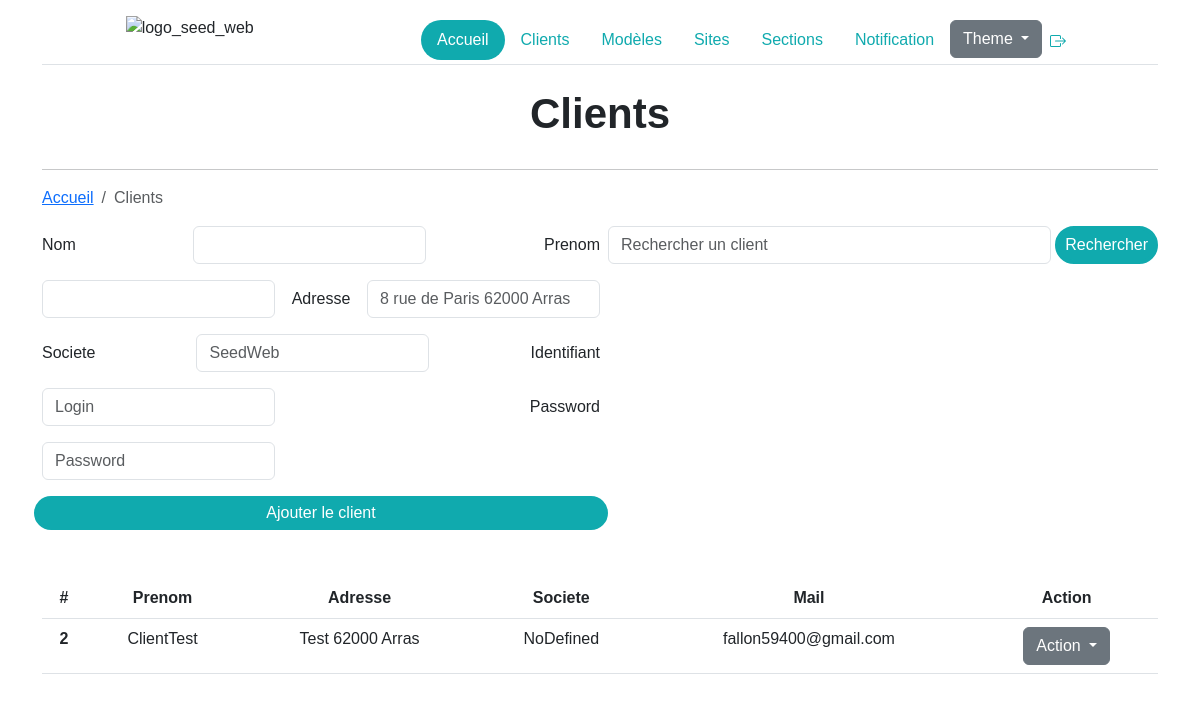
/clients/index.php (signed in), run on an earlier commit of the app's database.
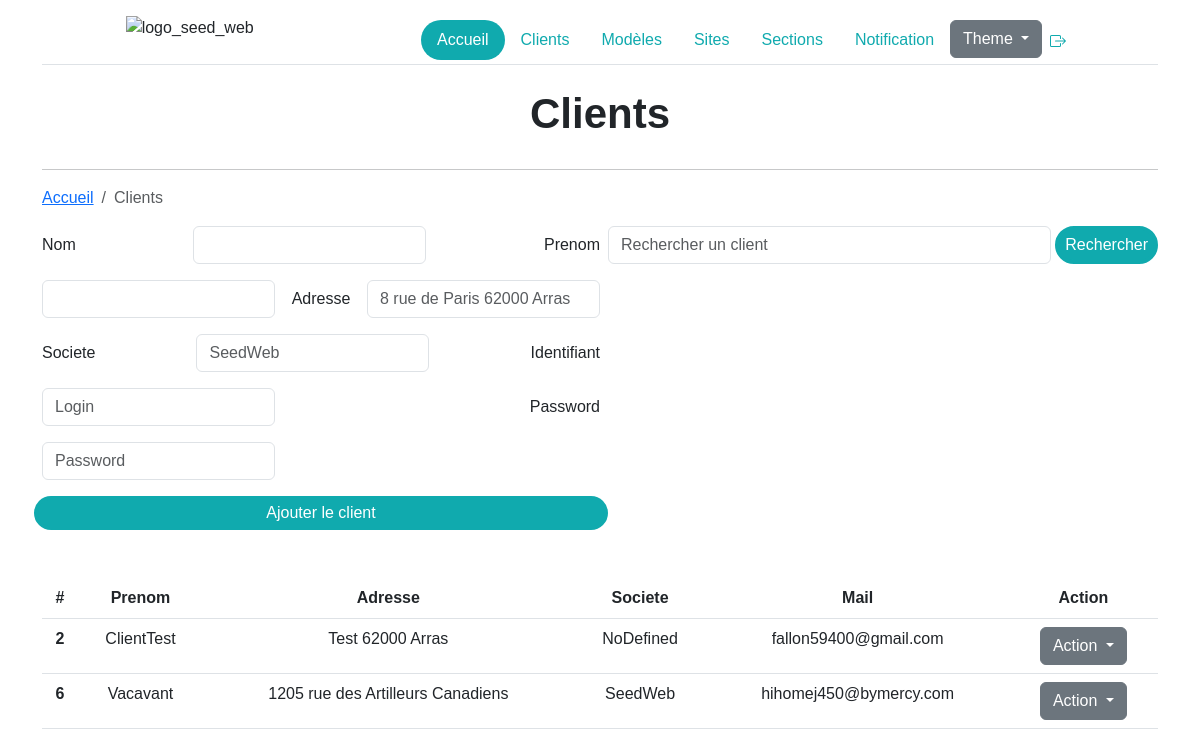
And on a later commit of the database.
### tables this page shows
CREATE TABLE `client` (
  `id` int(11) NOT NULL,
  `role` varchar(32) NOT NULL,
  `nom` varchar(255) NOT NULL,
  `prenom` varchar(255) NOT NULL,
  `adresse` varchar(255) NOT NULL,
  `societe` varchar(255) NOT NULL,
  `mail` varchar(255) NOT NULL,
  `pwd` varchar(255) NOT NULL,
  `lastConnection` date DEFAULT NULL
);

### clients/index.php (the view, shortened to what this page needs)
<?php
include("../config/dbconnection.php");
    ?>
<!DOCTYPE HTML>
<html lang="fr" data-bs-theme="<?=$_SESSION["theme"]?>">
    <head>
        <link href="https://cdn.jsdelivr.net/npm/bootstrap@5.3.0-alpha1/dist/css/bootstrap.min.css" rel="stylesheet">
        <link rel="stylesheet" href="../css/style.css">
        <link rel="stylesheet" href="../css/modal_flat.css" type="text/css" />
        <link rel="stylesheet" href="../css/modal_rounded.css" type="text/css" />
    </head>
    <body class="text-center w-100 m-auto">
<?php
include("../includes/header.php");
if(isset($_SESSION["role"])){
    if($_SESSION["role"] == "admin"){
        $req_client = $db->query("SELECT * FROM client where role = 'client';");
        $data_cli = $req_client->fetchAll();
?>
        <div class="container">
            <h1>Clients</h1>
            <hr>
            <nav aria-label="breadcrumb">
                <ol class="breadcrumb">
                    <li class="breadcrumb-item"><a href="../accueil/index.php">Accueil</a></li>
                    <li class="breadcrumb-item active" aria-current="page">Clients</li>
                </ol>
            </nav>
            <form method="POST">
                <div class="d-flex justify-content-end w-50 float-end mb-3 mt-3 ">
                    <input class="form-control me-1 ms-2" name="terme_cli" type="search" placeholder="Rechercher un client" aria-label="Search">
                    <input type="submit" name="search_cli" class="bgSeed rounded-pill color_white border_white" value="Rechercher">
                </div>
                <div class="w-50 ">
                    <form method="POST">
                        <div class="row g-3 justify-content-between">
                            <div class="col-auto">
                                <label for="" class="col-form-label">Nom</label>
                            </div>
                            <div class="col-auto">
                                <input type="text" id="" class="form-control" name="nomClientAjouter" aria-describedby="">
                            </div>
                            <div class="col-auto">
                                <label for="" class="col-form-label">Prenom</label>
                            </div>
                            <div class="col-auto float-end">
                                <input type="text" id="" class="form-control" name="prenomClientAjouter" aria-describedby="">
                            </div>
                            <div class="col-auto">
                                <label for="" class="col-form-label">Adresse</label>
                            </div>
                            <div class="col-auto">
                                <input type="text" id="" placeholder="8 rue de Paris 62000 Arras" class="form-control" name="adresseClientAjouter" aria-describedby="">
                            </div>
                            <div class="col-auto">
                                <label for="" class="col-form-label">Societe</label>
                            </div>
                            <div class="col-auto">
                                <input type="text" id="" placeholder="SeedWeb" class="form-control" name="societeClientAjouter" aria-describedby="">
                            </div>
                            <div class="col-auto">
                                <label for="" class="col-form-label">Identifiant</label>
                            </div>
                            <div class="col-auto">
                                <input type="text" id="" placeholder="Login" class="form-control" for="email" name="identifiantClientAjouter" aria-describedby="">
                            </div>
                            <div class="col-auto">
                                <label for="" class="col-form-label">Password</label>
                            </div>
                            <div class="col-auto">
                                <input type="password" id="" placeholder="Password"  class="form-control" name="passClientAjouter" aria-describedby="">
                            </div>
                            <input type="submit" value="Ajouter le client" name="addCli" class="bgSeed rounded-pill color_white border_white"/>
                        </div>
                    </form>
                </div>
            </form>
            <br><br>
            <div>
                <table class="table">
                    <thead>
                        <tr>
                            <th scope="col">#</th>
                            <th scope="col">Prenom</th>
                            <th scope="col">Adresse</th>
                            <th scope="col">Societe</th>
                            <th scope="col">Mail</th>
                            <th scope="col">Action</th>
                        </tr>
                    </thead>
                    <tbody>
                        <?php
                            foreach ($data_cli as $client) {
                        ?>
                        <tr>
                            <th scope="row"><?=$client["id"]?></th>
                            <td><?=$client["nom"]?></td>
                            <td><?=$client["adresse"]?></td>
                            <td><?=$client["societe"]?></td>
                            <td><?=$client["mail"]?></td>
                            <td>
                            <div class="dropdown">
                                    <button class="btn btn-secondary dropdown-toggle" type="button" data-bs-toggle="dropdown" aria-expanded="false">
                                        Action
                                    </button>
                                </div>
                            </td>
                        </tr>
                        <?php
                            }
                        ?>
                    </tbody>
                </table>
            </div>
        </div>
<?php
}else{
    header("Location: ../index.php");
?>
<?php
}}
    include("../includes/layout_bottom.php");
        ?>

### includes/header.php (shortened to what this page needs)
<?php
if(isset($_SESSION['role'])){
    if($_SESSION["role"] == "admin"){
    ?>
            <div class="container">
                <div class="d-flex justify-content-around align-items-center pt-3 mb-4 border-bottom">
                        <div>
                            <a href="../accueil/" class="d-flex align-items-center mb-3 mb-md-0 me-md-auto text-dark text-decoration-none">
                                <img class="mb-4" style="max-width: 150px;"src="https://seedweb.fr/wp-content/uploads/2022/12/Logo-seedweb-rectangle.png.webp" alt="logo_seed_web" >
                            </a>
                        </div>
                    <ul class="nav nav-pills">
                        <li class="nav-item"><a href="../accueil/" class="active nav-link bgSeed rounded-pill" aria-current="page">Accueil</a></li>
                        <li class="nav-item "><a href="../clients/" class="nav-link color_seedWeb">Clients</a></li>
                        <li class="nav-item "><a href="../modeles/" class="nav-link color_seedWeb">Modèles</a></li>
                        <li class="nav-item "><a href="../sites/" class="nav-link color_seedWeb">Sites</a></li>
                        <li class="nav-item "><a href="../sections/" class="nav-link color_seedWeb">Sections</a></li>
                        <li class="nav-item "><a href="../formulaire/" class="nav-link color_seedWeb">Notification</a></li>
                        <li>
                            <div class="dropdown">
                                <button class="btn btn-secondary dropdown-toggle" type="button" data-bs-toggle="dropdown" aria-expanded="false">
                                    Theme
                                </button>
                            </div>
                        </li>
                        <a href="./index.php?unco=1">
                            <li class="m-2">
                            </li>
                        </a>
                    </ul>
                </div>
            </div>
    <?php
    }}
?>

### includes/layout_bottom.php (shortened to what this page needs)
    </body>
</html>

### css/style.css (style rules this page uses)
.color_seedWeb { color: #10aaae; }
.color_white { color: #FFFFFF; }
.breadcrumb { color: #10aaae !important; }
.border_white { border: 4px solid #10aaae; }
* { font-family: 'Nunito', sans-serif; }
h1 { font-family: 'Nunito', sans-serif; }
.bgSeed { background-color: #10aaae !important; }
h1 { font-size: 42px; font-weight: 600; margin: 0 0 30px; }
* { box-sizing: border-box; }

What changed in the data, as far as the page shows it:
added client: id "6", nom "Vacavant", adresse "1205 rue des Artilleurs Canadiens", societe "SeedWeb", mail "hihomej450@bymercy.com"
